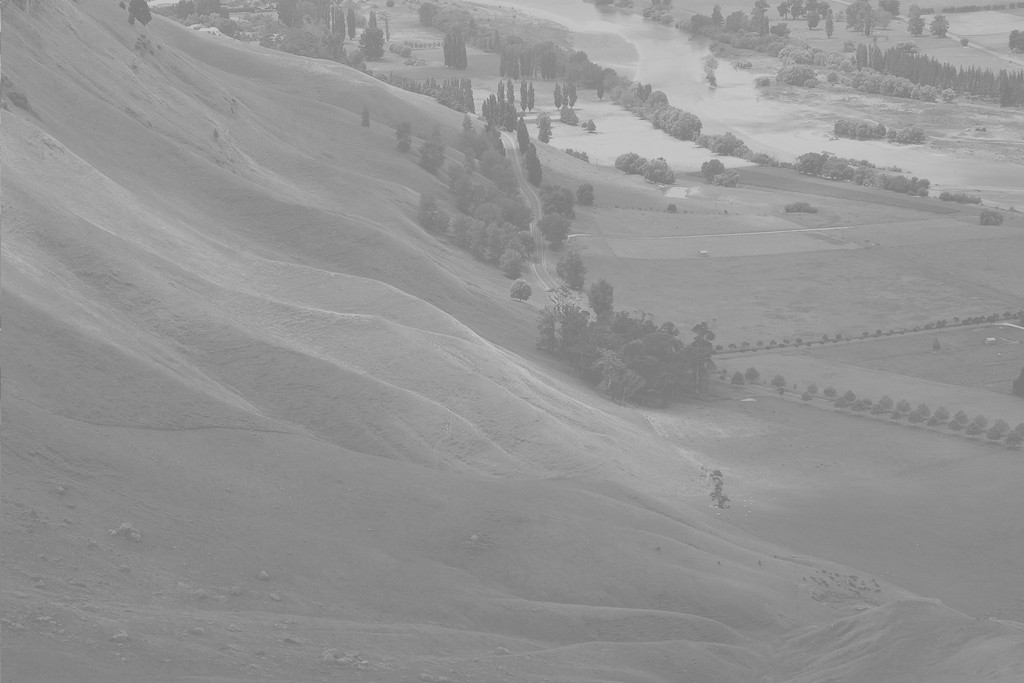
#> input picture standard_test_images/ex.jpg, 1024 x 683 px, found by its file name
$ python teste.py
#> lines starting #> are read from the running program, lines starting #| are printed output that depends on the picture
import cv2
import numpy as np
import matplotlib.pyplot as plt

plt.figure(figsize=(6.4*5, 4.8*5), constrained_layout=False)

img_c1 = cv2.imread('/home/thaidy/Documents/ML/standard_test_images/ex.jpg', 0)
#> img_c1 is the input picture: shape (683, 1024); min 114, max 208, mean 148
img_c2 = np.fft.fft2(img_c1)
img_c3 = np.fft.fftshift(img_c2)
img_c4 = np.fft.ifftshift(img_c3)
img_c5 = np.fft.ifft2(img_c4)

plt.subplot(151), plt.imshow(img_c1, "gray"), plt.title("Original Image")
plt.subplot(152), plt.imshow(np.log(1+np.abs(img_c2)), "gray"), plt.title("Spectrum")
plt.subplot(153), plt.imshow(np.log(1+np.abs(img_c3)), "gray"), plt.title("Centered Spectrum")
plt.subplot(154), plt.imshow(np.log(1+np.abs(img_c4)), "gray"), plt.title("Decentralized")
plt.subplot(155), plt.imshow(np.abs(img_c5), "gray"), plt.title("Processed Image")

plt.show()
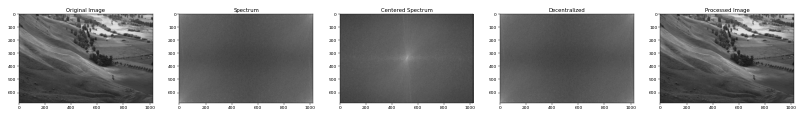
#> figure drawn by matplotlib, 5 panels
